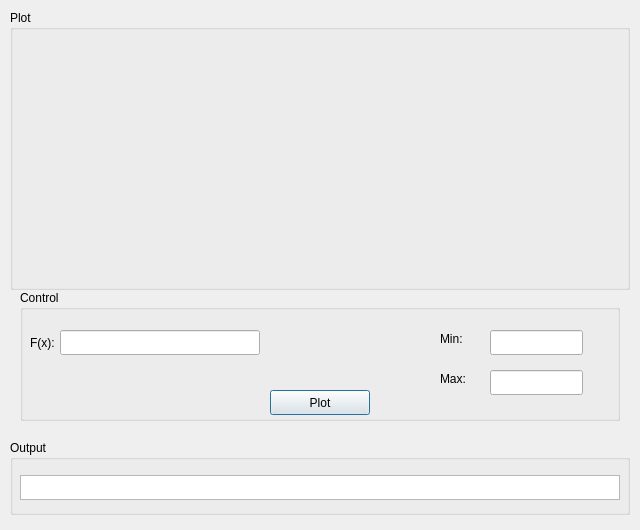
<?xml version="1.0" encoding="UTF-8"?>
<ui version="4.0">
 <class>fn_plotter_window</class>
 <widget class="QDialog" name="fn_plotter_window">
  <property name="geometry">
   <rect>
    <x>0</x>
    <y>0</y>
    <width>640</width>
    <height>530</height>
   </rect>
  </property>
  <property name="windowTitle">
   <string>Dialog</string>
  </property>
  <widget class="QGroupBox" name="control_group">
   <property name="geometry">
    <rect>
     <x>20</x>
     <y>290</y>
     <width>600</width>
     <height>131</height>
    </rect>
   </property>
   <property name="title">
    <string>Control</string>
   </property>
   <widget class="QLabel" name="fx_label">
    <property name="geometry">
     <rect>
      <x>10</x>
      <y>40</y>
      <width>29</width>
      <height>25</height>
     </rect>
    </property>
    <property name="text">
     <string>F(x):</string>
    </property>
   </widget>
   <widget class="QLineEdit" name="fx_input">
    <property name="geometry">
     <rect>
      <x>40</x>
      <y>40</y>
      <width>200</width>
      <height>25</height>
     </rect>
    </property>
    <property name="sizePolicy">
     <sizepolicy hsizetype="Expanding" vsizetype="Fixed">
      <horstretch>0</horstretch>
      <verstretch>0</verstretch>
     </sizepolicy>
    </property>
    <property name="minimumSize">
     <size>
      <width>200</width>
      <height>0</height>
     </size>
    </property>
   </widget>
   <widget class="QLineEdit" name="min_input">
    <property name="geometry">
     <rect>
      <x>470</x>
      <y>40</y>
      <width>93</width>
      <height>25</height>
     </rect>
    </property>
   </widget>
   <widget class="QLineEdit" name="max_input">
    <property name="geometry">
     <rect>
      <x>470</x>
      <y>80</y>
      <width>93</width>
      <height>25</height>
     </rect>
    </property>
   </widget>
   <widget class="QPushButton" name="plot_button">
    <property name="geometry">
     <rect>
      <x>250</x>
      <y>100</y>
      <width>100</width>
      <height>25</height>
     </rect>
    </property>
    <property name="text">
     <string>Plot</string>
    </property>
   </widget>
   <widget class="QLabel" name="label">
    <property name="geometry">
     <rect>
      <x>420</x>
      <y>40</y>
      <width>31</width>
      <height>17</height>
     </rect>
    </property>
    <property name="text">
     <string>Min:</string>
    </property>
   </widget>
   <widget class="QLabel" name="label_2">
    <property name="geometry">
     <rect>
      <x>420</x>
      <y>80</y>
      <width>41</width>
      <height>17</height>
     </rect>
    </property>
    <property name="text">
     <string>Max:</string>
    </property>
   </widget>
  </widget>
  <widget class="QGroupBox" name="plot">
   <property name="geometry">
    <rect>
     <x>10</x>
     <y>10</y>
     <width>620</width>
     <height>280</height>
    </rect>
   </property>
   <property name="title">
    <string>Plot</string>
   </property>
  </widget>
  <widget class="QGroupBox" name="groupBox">
   <property name="geometry">
    <rect>
     <x>10</x>
     <y>440</y>
     <width>620</width>
     <height>75</height>
    </rect>
   </property>
   <property name="title">
    <string>Output</string>
   </property>
   <widget class="QTextEdit" name="status_output">
    <property name="enabled">
     <bool>true</bool>
    </property>
    <property name="geometry">
     <rect>
      <x>10</x>
      <y>35</y>
      <width>600</width>
      <height>25</height>
     </rect>
    </property>
    <property name="mouseTracking">
     <bool>false</bool>
    </property>
    <property name="acceptDrops">
     <bool>false</bool>
    </property>
    <property name="undoRedoEnabled">
     <bool>false</bool>
    </property>
    <property name="readOnly">
     <bool>true</bool>
    </property>
   </widget>
  </widget>
 </widget>
 <resources/>
 <connections/>
</ui>
